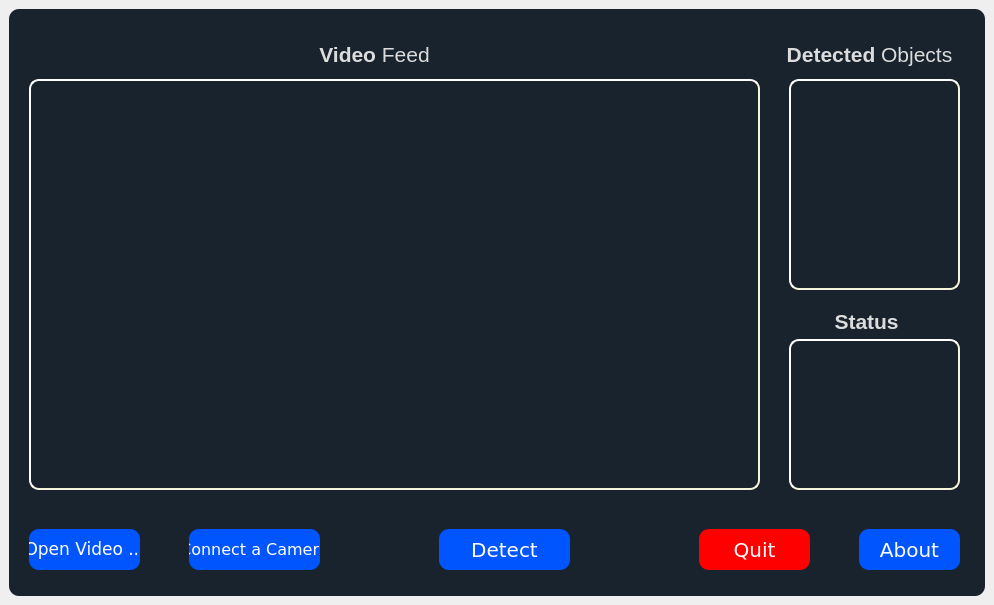
<?xml version="1.0" encoding="UTF-8"?>
<ui version="4.0">
 <class>mainWindow</class>
 <widget class="QMainWindow" name="mainWindow">
  <property name="geometry">
   <rect>
    <x>0</x>
    <y>0</y>
    <width>994</width>
    <height>605</height>
   </rect>
  </property>
  <property name="windowTitle">
   <string>MainWindow</string>
  </property>
  <widget class="QWidget" name="centralwidget">
   <layout class="QHBoxLayout" name="horizontalLayout">
    <item>
     <widget class="QFrame" name="frame_main">
      <property name="styleSheet">
       <string notr="true">QFrame{
	background-color:rgb(25, 35, 45);
	color:rgb(220,220,220);
	border-radius:10px;
}</string>
      </property>
      <property name="frameShape">
       <enum>QFrame::StyledPanel</enum>
      </property>
      <property name="frameShadow">
       <enum>QFrame::Raised</enum>
      </property>
      <widget class="QLabel" name="screen">
       <property name="geometry">
        <rect>
         <x>20</x>
         <y>70</y>
         <width>731</width>
         <height>411</height>
        </rect>
       </property>
       <property name="cursor">
        <cursorShape>CrossCursor</cursorShape>
       </property>
       <property name="styleSheet">
        <string notr="true">QLabel {
	border-style: outset;
	border-width: 2px;
    border-radius: 10px;
	border-color:beige;
	
}</string>
       </property>
       <property name="text">
        <string/>
       </property>
       <property name="scaledContents">
        <bool>true</bool>
       </property>
      </widget>
      <widget class="QPushButton" name="btn_open_vid">
       <property name="geometry">
        <rect>
         <x>20</x>
         <y>520</y>
         <width>111</width>
         <height>41</height>
        </rect>
       </property>
       <property name="font">
        <font>
         <family>DejaVu Sans</family>
         <pointsize>13</pointsize>
        </font>
       </property>
       <property name="styleSheet">
        <string notr="true">QPushButton{
	
	background-color: rgb(0, 85, 255);
	
	
	color: rgb(255, 255, 255);
	
    border-width: 2px;
    border-radius: 10px;
	
}

QPushButton::hover {
	
	background-color: rgb(85, 170, 255);
}

QPushButton::pressed {
	
	background-color: rgb(10, 2, 255);
}

</string>
       </property>
       <property name="text">
        <string>Open Video ...</string>
       </property>
      </widget>
      <widget class="QPushButton" name="btn_detect">
       <property name="geometry">
        <rect>
         <x>430</x>
         <y>520</y>
         <width>131</width>
         <height>41</height>
        </rect>
       </property>
       <property name="font">
        <font>
         <family>DejaVu Sans</family>
         <pointsize>15</pointsize>
        </font>
       </property>
       <property name="styleSheet">
        <string notr="true">QPushButton{
	
	background-color: rgb(0, 85, 255);
	
	
	color: rgb(255, 255, 255);
	
    border-width: 2px;
    border-radius: 10px;
	
}

QPushButton::hover {
	
	background-color: rgb(85, 170, 255);
}

QPushButton::pressed {
	
	background-color: rgb(10, 2, 255);
}

</string>
       </property>
       <property name="text">
        <string>Detect</string>
       </property>
      </widget>
      <widget class="QPushButton" name="btn_connect_cam">
       <property name="geometry">
        <rect>
         <x>180</x>
         <y>520</y>
         <width>131</width>
         <height>41</height>
        </rect>
       </property>
       <property name="font">
        <font>
         <family>DejaVu Sans</family>
         <pointsize>12</pointsize>
        </font>
       </property>
       <property name="styleSheet">
        <string notr="true">QPushButton{
	
	background-color: rgb(0, 85, 255);
	
	
	color: rgb(255, 255, 255);
	
    border-width: 2px;
    border-radius: 10px;
	
}

QPushButton::hover {
	
	background-color: rgb(85, 170, 255);
}

QPushButton::pressed {
	
	background-color: rgb(10, 2, 255);
}

</string>
       </property>
       <property name="text">
        <string>Connect a Camera</string>
       </property>
      </widget>
      <widget class="QPushButton" name="btn_quit">
       <property name="geometry">
        <rect>
         <x>690</x>
         <y>520</y>
         <width>111</width>
         <height>41</height>
        </rect>
       </property>
       <property name="font">
        <font>
         <family>DejaVu Sans</family>
         <pointsize>15</pointsize>
        </font>
       </property>
       <property name="styleSheet">
        <string notr="true">QPushButton{
	
	
	background-color: rgb(255, 0, 0);
	
	
	color: rgb(255, 255, 255);
	
    border-width: 2px;
    border-radius: 10px;
	
}

QPushButton::hover {
	
	
	background-color: rgb(255, 73, 60);
}

QPushButton::pressed {
	
	
	background-color: rgb(188, 0, 3);
}

</string>
       </property>
       <property name="text">
        <string>Quit</string>
       </property>
      </widget>
      <widget class="QLabel" name="label_obj">
       <property name="geometry">
        <rect>
         <x>770</x>
         <y>30</y>
         <width>181</width>
         <height>31</height>
        </rect>
       </property>
       <property name="font">
        <font>
         <family>Segoe UI</family>
         <pointsize>11</pointsize>
        </font>
       </property>
       <property name="text">
        <string>&lt;html&gt;&lt;head/&gt;&lt;body&gt;&lt;p&gt;&lt;span style=&quot; font-size:16pt; font-weight:600;&quot;&gt;Detected &lt;/span&gt;&lt;span style=&quot; font-size:16pt;&quot;&gt;Objects&lt;/span&gt;&lt;/p&gt;&lt;/body&gt;&lt;/html&gt;</string>
       </property>
       <property name="alignment">
        <set>Qt::AlignCenter</set>
       </property>
      </widget>
      <widget class="QTextEdit" name="text_obj">
       <property name="geometry">
        <rect>
         <x>780</x>
         <y>70</y>
         <width>171</width>
         <height>211</height>
        </rect>
       </property>
       <property name="font">
        <font>
         <family>Segoe UI</family>
         <pointsize>9</pointsize>
        </font>
       </property>
       <property name="styleSheet">
        <string notr="true">QTextEdit{
	
	color: rgb(255, 255, 255);
	border-style: outset;
	border-width: 2px;
    border-radius: 10px;
	border-color:beige;
}</string>
       </property>
      </widget>
      <widget class="QTextEdit" name="text_stat">
       <property name="geometry">
        <rect>
         <x>780</x>
         <y>330</y>
         <width>171</width>
         <height>151</height>
        </rect>
       </property>
       <property name="font">
        <font>
         <family>Segoe UI</family>
         <pointsize>9</pointsize>
        </font>
       </property>
       <property name="styleSheet">
        <string notr="true">QTextEdit{
	
	color: rgb(255, 255, 255);
	border-style: outset;
	border-width: 2px;
    border-radius: 10px;
	border-color:beige;
}</string>
       </property>
      </widget>
      <widget class="QLabel" name="label_stat">
       <property name="geometry">
        <rect>
         <x>770</x>
         <y>300</y>
         <width>181</width>
         <height>21</height>
        </rect>
       </property>
       <property name="font">
        <font>
         <family>Segoe UI</family>
         <pointsize>11</pointsize>
        </font>
       </property>
       <property name="text">
        <string>&lt;html&gt;&lt;head/&gt;&lt;body&gt;&lt;p&gt;&lt;span style=&quot; font-size:16pt; font-weight:600;&quot;&gt;Status &lt;/span&gt;&lt;/p&gt;&lt;/body&gt;&lt;/html&gt;</string>
       </property>
       <property name="alignment">
        <set>Qt::AlignCenter</set>
       </property>
      </widget>
      <widget class="QLabel" name="label_vid">
       <property name="geometry">
        <rect>
         <x>290</x>
         <y>30</y>
         <width>151</width>
         <height>31</height>
        </rect>
       </property>
       <property name="font">
        <font>
         <family>Segoe UI</family>
         <pointsize>11</pointsize>
        </font>
       </property>
       <property name="text">
        <string>&lt;html&gt;&lt;head/&gt;&lt;body&gt;&lt;p&gt;&lt;span style=&quot; font-size:16pt; font-weight:600;&quot;&gt;Video&lt;/span&gt;&lt;span style=&quot; font-size:16pt;&quot;&gt; Feed&lt;/span&gt;&lt;/p&gt;&lt;/body&gt;&lt;/html&gt;</string>
       </property>
       <property name="alignment">
        <set>Qt::AlignCenter</set>
       </property>
      </widget>
      <widget class="QPushButton" name="btn_about">
       <property name="geometry">
        <rect>
         <x>850</x>
         <y>520</y>
         <width>101</width>
         <height>41</height>
        </rect>
       </property>
       <property name="font">
        <font>
         <family>DejaVu Sans</family>
         <pointsize>15</pointsize>
        </font>
       </property>
       <property name="styleSheet">
        <string notr="true">QPushButton{
	
	background-color: rgb(0, 85, 255);
	
	
	color: rgb(255, 255, 255);
	
    border-width: 2px;
    border-radius: 10px;
	
}

QPushButton::hover {
	
	background-color: rgb(85, 170, 255);
}

QPushButton::pressed {
	
	background-color: rgb(10, 2, 255);
}

</string>
       </property>
       <property name="text">
        <string>About</string>
       </property>
      </widget>
     </widget>
    </item>
   </layout>
  </widget>
 </widget>
 <resources/>
 <connections/>
</ui>
